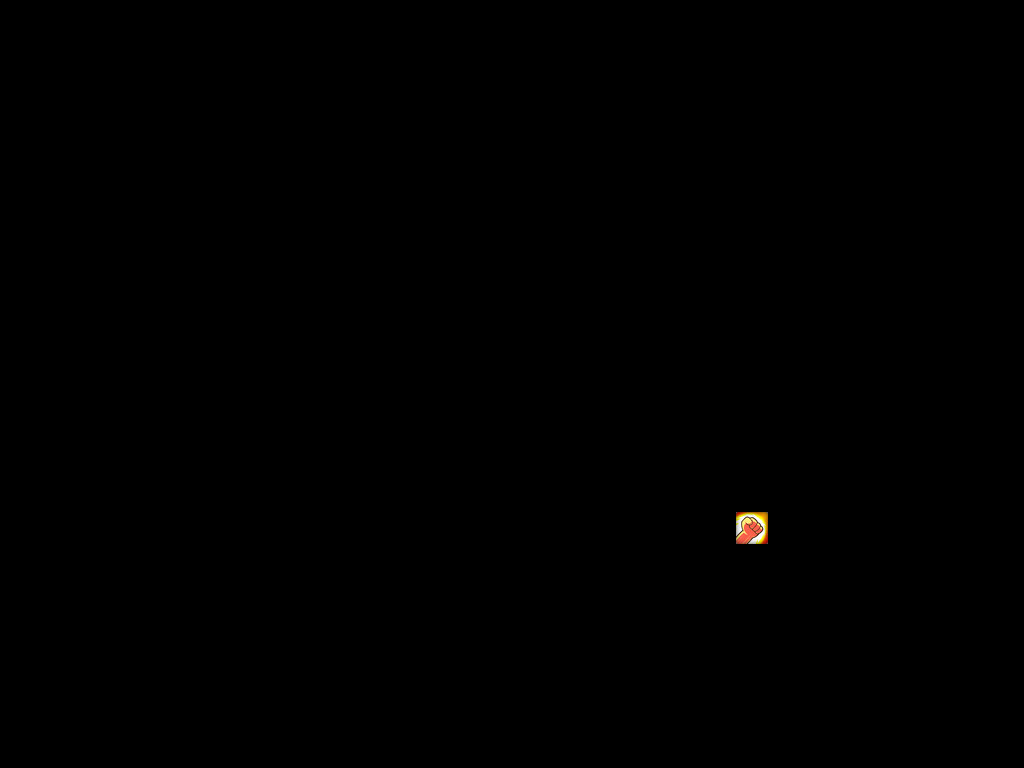

Below is a game level as drawn by its tile map, then a one-line description and the .tmx file that defines it, in full:
An orthogonal 32x24 tile map with 32x32 px tiles, 1 tile layer (Layer).

<map version="1.0" orientation="orthogonal" renderorder="right-down" width="32" height="24" tilewidth="32" tileheight="32" nextobjectid="1">
 <tileset firstgid="1" name="Strengthpack" tilewidth="32" tileheight="32" tilecount="2" columns="2">
  <image source="../Tilesets/Strengthpack.png" width="64" height="32" />
 </tileset>
 <layer name="Layer" width="32" height="24">
  <data encoding="csv">
0,0,0,0,0,0,0,0,0,0,0,0,0,0,0,0,0,0,0,0,0,0,0,0,0,0,0,0,0,0,0,0,
0,0,0,0,0,0,0,0,0,0,0,0,0,0,0,0,0,0,0,0,0,0,0,0,0,0,0,0,0,0,0,0,
0,0,0,0,0,0,0,0,0,0,0,0,0,0,0,0,0,0,0,0,0,0,0,0,0,0,0,0,0,0,0,0,
0,0,0,0,0,0,0,0,0,0,0,0,0,0,0,0,0,0,0,0,0,0,0,0,0,0,0,0,0,0,0,0,
0,0,0,0,0,0,0,0,0,0,0,0,0,0,0,0,0,0,0,0,0,0,0,0,0,0,0,0,0,0,0,0,
0,0,0,0,0,0,0,0,0,0,0,0,0,0,0,0,0,0,0,0,0,0,0,0,0,0,0,0,0,0,0,0,
0,0,0,0,0,0,0,0,0,0,0,0,0,0,0,0,0,0,0,0,0,0,0,0,0,0,0,0,0,0,0,0,
0,0,0,0,0,0,0,0,0,0,0,0,0,0,0,0,0,0,0,0,0,0,0,0,0,0,0,0,0,0,0,0,
0,0,0,0,0,0,0,0,0,0,0,0,0,0,0,0,0,0,0,0,0,0,0,0,0,0,0,0,0,0,0,0,
0,0,0,0,0,0,0,0,0,0,0,0,0,0,0,0,0,0,0,0,0,0,0,0,0,0,0,0,0,0,0,0,
0,0,0,0,0,0,0,0,0,0,0,0,0,0,0,0,0,0,0,0,0,0,0,0,0,0,0,0,0,0,0,0,
0,0,0,0,0,0,0,0,0,0,0,0,0,0,0,0,0,0,0,0,0,0,0,0,0,0,0,0,0,0,0,0,
0,0,0,0,0,0,0,0,0,0,0,0,0,0,0,0,0,0,0,0,0,0,0,0,0,0,0,0,0,0,0,0,
0,0,0,0,0,0,0,0,0,0,0,0,0,0,0,0,0,0,0,0,0,0,0,0,0,0,0,0,0,0,0,0,
0,0,0,0,0,0,0,0,0,0,0,0,0,0,0,0,0,0,0,0,0,0,0,0,0,0,0,0,0,0,0,0,
0,0,0,0,0,0,0,0,0,0,0,0,0,0,0,0,0,0,0,0,0,0,0,0,0,0,0,0,0,0,0,0,
0,0,0,0,0,0,0,0,0,0,0,0,0,0,0,0,0,0,0,0,0,0,0,2,0,0,0,0,0,0,0,0,
0,0,0,0,0,0,0,0,0,0,0,0,0,0,0,0,0,0,0,0,0,0,0,0,0,0,0,0,0,0,0,0,
0,0,0,0,0,0,0,0,0,0,0,0,0,0,0,0,0,0,0,0,0,0,0,0,0,0,0,0,0,0,0,0,
0,0,0,0,0,0,0,0,0,0,0,0,0,0,0,0,0,0,0,0,0,0,0,0,0,0,0,0,0,0,0,0,
0,0,0,0,0,0,0,0,0,0,0,0,0,0,0,0,0,0,0,0,0,0,0,0,0,0,0,0,0,0,0,0,
0,0,0,0,0,0,0,0,0,0,0,0,0,0,0,0,0,0,0,0,0,0,0,0,0,0,0,0,0,0,0,0,
0,0,0,0,0,0,0,0,0,0,0,0,0,0,0,0,0,0,0,0,0,0,0,0,0,0,0,0,0,0,0,0,
0,0,0,0,0,0,0,0,0,0,0,0,0,0,0,0,0,0,0,0,0,0,0,0,0,0,0,0,0,0,0,0
</data>
 </layer>
</map>
